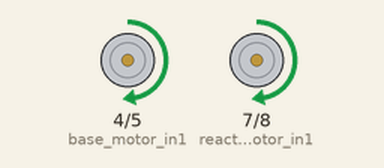
The sketch below on a simulated Arduino Uno, built with avr-gcc and run on an emulated ATmega328P. On the bench: motor-driver pin pairs drawn as motors (green arrow = first pin HIGH = forward, orange = second pin HIGH = backward, longer = more drive, scaled by the enable pin).

Above: at 0.5 s.
Timing chart, 0 to 4.6 s (numbered marks = the images above):
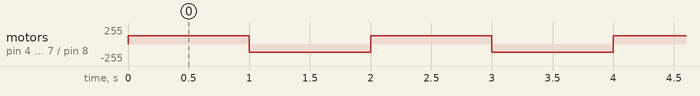

Measured:
- by itself, motor on pin 4 (base_motor_in1) / pin 5 (base_motor_in2), motor on pin 7 (reaction_motor_in1) / pin 8 (reaction_motor_in2): alternates forward 127/255 for 1.0 s and backward 127/255 for 1.0 s

The sketch:

motor_driver.ino
```cpp
// pins for base wheel motor
const uint8_t base_motor_ena = 3;
const uint8_t base_motor_in1 = 4;
const uint8_t base_motor_in2 = 5;

// pins for reaction wheel motor
const uint8_t reaction_motor_ena = 6;
const uint8_t reaction_motor_in1 = 7;
const uint8_t reaction_motor_in2 = 8;

// motor rotation speed
const uint8_t motor_speed = 127;

/* ============================== setup ============================== */
void setup()
{
  //for base wheel
  pinMode(base_motor_ena, OUTPUT);
  pinMode(base_motor_in1, OUTPUT);
  pinMode(base_motor_in2, OUTPUT);

  //for reaction wheel
  pinMode(reaction_motor_ena, OUTPUT);
  pinMode(reaction_motor_in1, OUTPUT);
  pinMode(reaction_motor_in2, OUTPUT);
}

/* ============================== loop ============================== */
void loop()
{
  // base motor clockwise
  motor_rotate(base_motor_ena, base_motor_in1, base_motor_in2, true);
  // base motor anticlockwise
  motor_rotate(reaction_motor_ena, reaction_motor_in1, reaction_motor_in2, true);
  delay(1000);

  // reaction motor clockwise

  // reaction motor anticlockwise
  motor_rotate(base_motor_ena, base_motor_in1, base_motor_in2, false);
  motor_rotate(reaction_motor_ena, reaction_motor_in1, reaction_motor_in2, false);
  delay(1000);
}


/* ----- motor rotation ----- */

// dir = true -> clockwise
// else -> anticlockwise
void motor_rotate(const uint8_t motor_ena, const uint8_t motor_in1, const uint8_t motor_in2, bool dir)
{
  if(dir) {
    digitalWrite(motor_in1, HIGH);
    digitalWrite(motor_in2, LOW);
    analogWrite(motor_ena, motor_speed);
    return;
  }
  digitalWrite(motor_in1, LOW);
  digitalWrite(motor_in2, HIGH);
  analogWrite(motor_ena, motor_speed);
}
```
